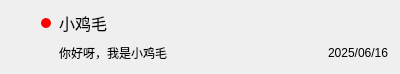
<?xml version="1.0" encoding="UTF-8"?>
<ui version="4.0">
 <class>ChatListItem</class>
 <widget class="QWidget" name="ChatListItem">
  <property name="geometry">
   <rect>
    <x>0</x>
    <y>0</y>
    <width>400</width>
    <height>55</height>
   </rect>
  </property>
  <property name="mouseTracking">
   <bool>false</bool>
  </property>
  <property name="windowTitle">
   <string>Form</string>
  </property>
  <layout class="QHBoxLayout" name="horizontalLayout">
   <property name="spacing">
    <number>8</number>
   </property>
   <item>
    <widget class="QWidget" name="profileWidget" native="true">
     <property name="minimumSize">
      <size>
       <width>40</width>
       <height>40</height>
      </size>
     </property>
     <property name="maximumSize">
      <size>
       <width>40</width>
       <height>40</height>
      </size>
     </property>
     <widget class="QLabel" name="profileLabel">
      <property name="geometry">
       <rect>
        <x>0</x>
        <y>0</y>
        <width>40</width>
        <height>40</height>
       </rect>
      </property>
      <property name="text">
       <string/>
      </property>
      <property name="scaledContents">
       <bool>true</bool>
      </property>
     </widget>
     <widget class="QWidget" name="redCircleWidget" native="true">
      <property name="geometry">
       <rect>
        <x>30</x>
        <y>1</y>
        <width>10</width>
        <height>10</height>
       </rect>
      </property>
      <property name="styleSheet">
       <string notr="true">QWidget { 
    border-radius: 5px;
    background-color: red;
}</string>
      </property>
     </widget>
    </widget>
   </item>
   <item>
    <layout class="QVBoxLayout" name="verticalLayout">
     <item>
      <widget class="QLabel" name="friendNameLabel">
       <property name="font">
        <font>
         <pointsize>12</pointsize>
        </font>
       </property>
       <property name="text">
        <string>小鸡毛</string>
       </property>
      </widget>
     </item>
     <item>
      <layout class="QHBoxLayout" name="horizontalLayout_2">
       <property name="spacing">
        <number>10</number>
       </property>
       <item>
        <widget class="QLabel" name="msgLabel">
         <property name="text">
          <string>你好呀，我是小鸡毛</string>
         </property>
        </widget>
       </item>
       <item>
        <spacer name="horizontalSpacer">
         <property name="orientation">
          <enum>Qt::Orientation::Horizontal</enum>
         </property>
         <property name="sizeHint" stdset="0">
          <size>
           <width>40</width>
           <height>20</height>
          </size>
         </property>
        </spacer>
       </item>
       <item>
        <widget class="QLabel" name="timeLabel">
         <property name="text">
          <string>2025/06/16</string>
         </property>
        </widget>
       </item>
      </layout>
     </item>
    </layout>
   </item>
  </layout>
 </widget>
 <resources/>
 <connections/>
</ui>
